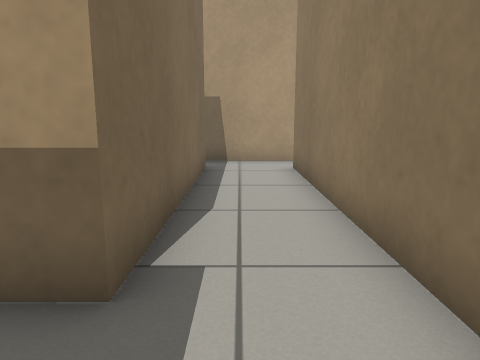
View 1 (above)

13 first-person views from a walk through a Gazebo world. The camera is 0.67 m above the floor, tilts 10° down and sees 70° across. The floor is counted in squares, 0.5 m on a side. Each view is taken from the middle of a square. On the plan, view 1 faces up. The plan holds only what a view shows up to about 15 squares ahead; the rest is blank. Robots are left out.

View 2
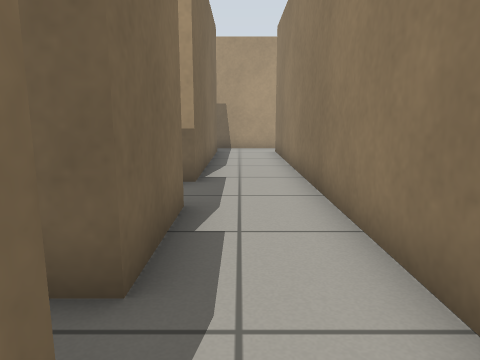

View 3
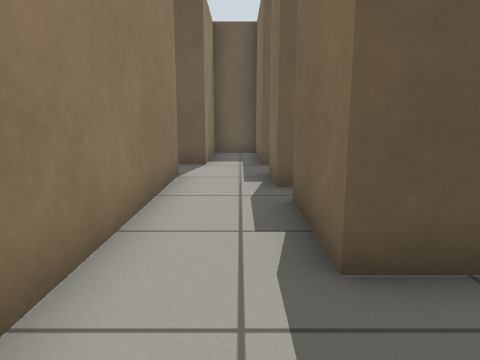

View 4
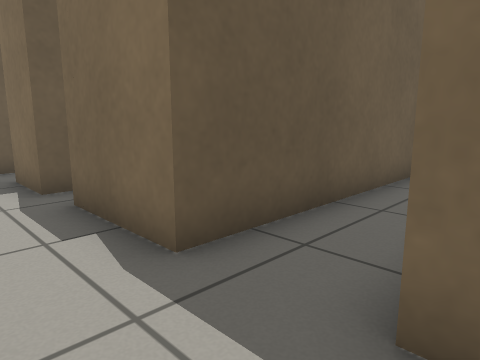

View 5
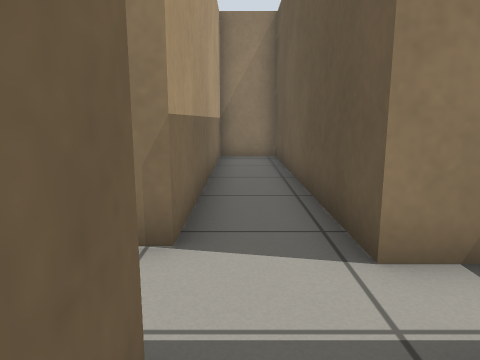

View 6
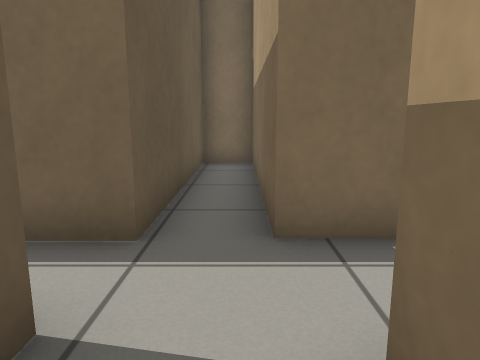

View 7
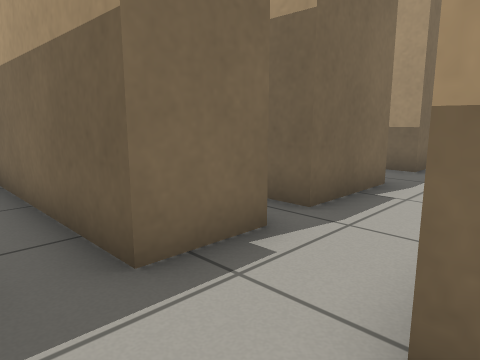

View 8
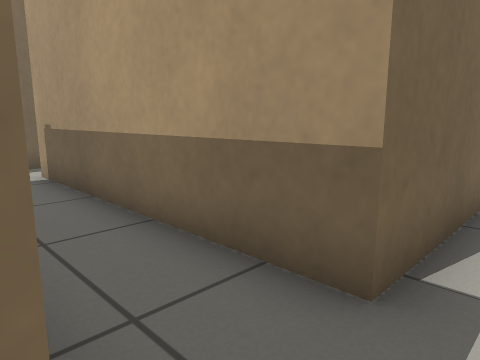

View 9
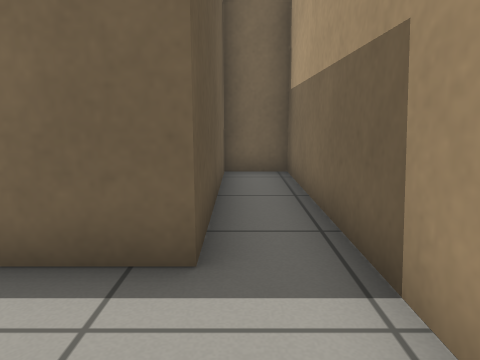

View 10
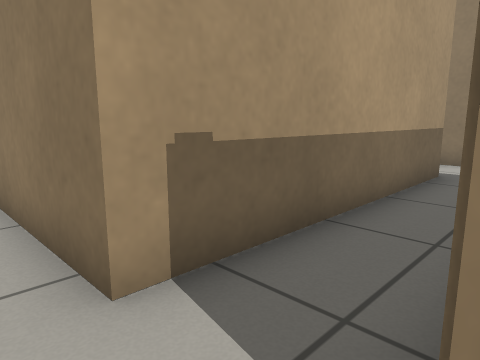

View 11
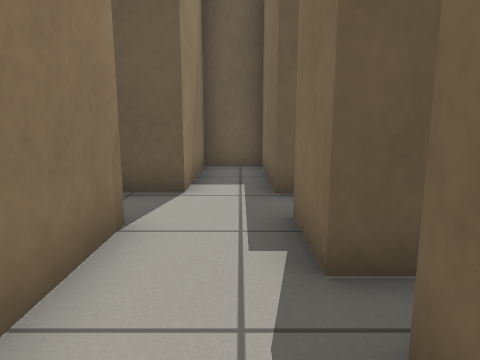

View 12
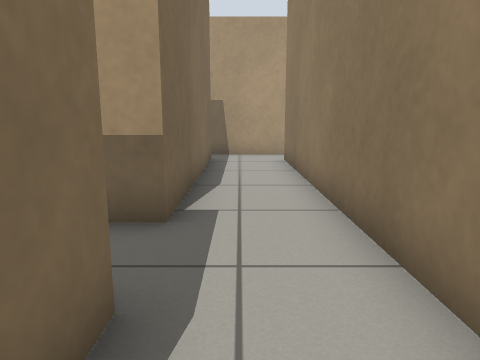

View 13
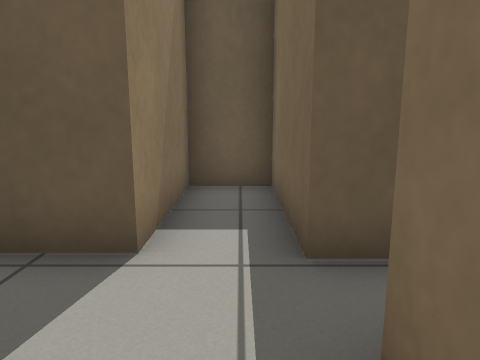

### Floor plan
Points are (right, up) in squares from view 1. A wall is a line through its corners. A room is listed if a view was taken in it or the views show most of it. See-through windows are left out.
Room 1 (views 1, 3, 4, 8, 9, 10, 11, 12)
walls: (-7.5, 0.2) (-0.9, 0.2) (-0.9, -2.6) (-1.8, -2.6); (-1.6, -3.8) (-0.6, -3.8); (1.5, -3.6) (1.5, 9.6); (-10.5, 2.9) (-10.5, 2.4); (1.9, 11.2) (-6.8, 11.2) (-6.8, 9.6) (-0.9, 9.6) (-0.9, 2.3) (-9, 2.3) (-9, 6.1)
ways out: opening at (0.5, -4.5) to room 2
Room 2 (views 2, 5, 6, 7, 13)
walls: (-0.6, -5.6) (-7.7, -5.6) (-7.7, -7.3) (-0.6, -7.3) (-0.6, -10.9) (1, -10.9) (1, -7.3) (10.6, -7.3) (10.6, -5.3) (1.5, -5.3) (1.5, -3.6); (-0.9, -3.7) (-0.9, -5.6)
ways out: opening at (0.5, -4.5) to room 1

Positions as (right, up) in squares from view 1, and headings:
1: (0, 0), facing up
2: (0, -5), facing up
3: (0, 3), facing down
4: (1, 3), facing down-left
5: (-2, -6), facing right
6: (3, -6), facing left
7: (2, -7), facing up-left
8: (0, 0), facing up-left
9: (2, 10), facing left
10: (-10, 0), facing up-right
11: (0, -1), facing down
12: (0, -2), facing up
13: (0, -4), facing down
